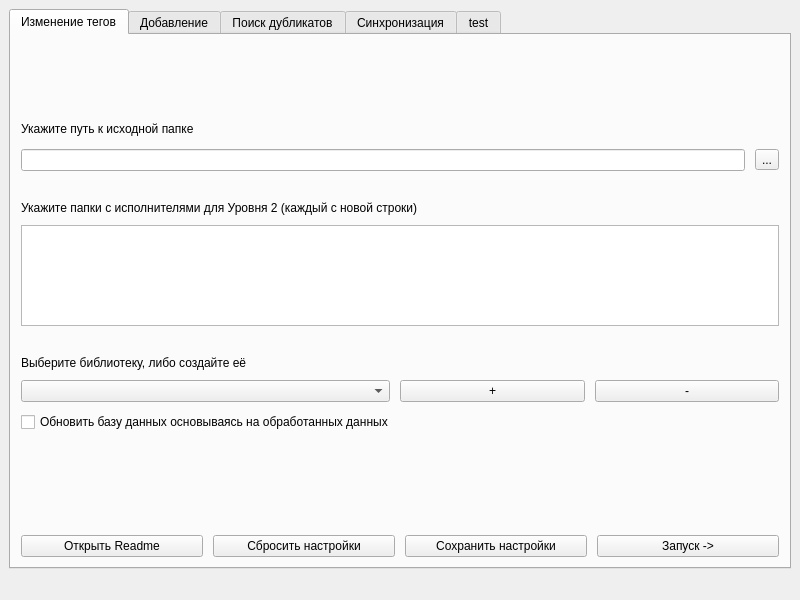
<?xml version="1.0" encoding="UTF-8"?>
<ui version="4.0">
 <class>MainWindow</class>
 <widget class="QMainWindow" name="MainWindow">
  <property name="geometry">
   <rect>
    <x>0</x>
    <y>0</y>
    <width>800</width>
    <height>600</height>
   </rect>
  </property>
  <property name="sizePolicy">
   <sizepolicy hsizetype="Fixed" vsizetype="Fixed">
    <horstretch>0</horstretch>
    <verstretch>0</verstretch>
   </sizepolicy>
  </property>
  <property name="minimumSize">
   <size>
    <width>800</width>
    <height>600</height>
   </size>
  </property>
  <property name="maximumSize">
   <size>
    <width>800</width>
    <height>600</height>
   </size>
  </property>
  <property name="windowTitle">
   <string>Tag Changer</string>
  </property>
  <property name="windowIcon">
   <iconset theme="QIcon::ThemeIcon::MediaTape">
    <normaloff>.</normaloff>.</iconset>
  </property>
  <widget class="QWidget" name="centralwidget">
   <layout class="QVBoxLayout" name="verticalLayout_5">
    <item>
     <widget class="QTabWidget" name="tabWidget">
      <property name="currentIndex">
       <number>0</number>
      </property>
      <widget class="QWidget" name="main_tab">
       <attribute name="title">
        <string>Изменение тегов</string>
       </attribute>
       <layout class="QVBoxLayout" name="verticalLayout_4" stretch="1,1,2,1,1,0">
        <property name="spacing">
         <number>10</number>
        </property>
        <property name="leftMargin">
         <number>0</number>
        </property>
        <property name="topMargin">
         <number>0</number>
        </property>
        <property name="rightMargin">
         <number>0</number>
        </property>
        <property name="bottomMargin">
         <number>0</number>
        </property>
        <item>
         <spacer name="verticalSpacer_9">
          <property name="orientation">
           <enum>Qt::Vertical</enum>
          </property>
          <property name="sizeHint" stdset="0">
           <size>
            <width>20</width>
            <height>40</height>
           </size>
          </property>
         </spacer>
        </item>
        <item>
         <layout class="QGridLayout" name="gridLayout">
          <property name="leftMargin">
           <number>10</number>
          </property>
          <property name="topMargin">
           <number>10</number>
          </property>
          <property name="rightMargin">
           <number>10</number>
          </property>
          <property name="bottomMargin">
           <number>10</number>
          </property>
          <item row="1" column="0">
           <widget class="QLineEdit" name="target_dir_field">
            <property name="tabletTracking">
             <bool>false</bool>
            </property>
            <property name="autoFillBackground">
             <bool>false</bool>
            </property>
            <property name="placeholderText">
             <string/>
            </property>
            <property name="clearButtonEnabled">
             <bool>false</bool>
            </property>
           </widget>
          </item>
          <item row="0" column="0">
           <widget class="QLabel" name="label">
            <property name="text">
             <string>Укажите путь к исходной папке</string>
            </property>
           </widget>
          </item>
          <item row="1" column="1">
           <widget class="QToolButton" name="target_dir_button">
            <property name="text">
             <string>...</string>
            </property>
           </widget>
          </item>
         </layout>
        </item>
        <item>
         <layout class="QGridLayout" name="gridLayout_2">
          <property name="leftMargin">
           <number>10</number>
          </property>
          <property name="topMargin">
           <number>10</number>
          </property>
          <property name="rightMargin">
           <number>10</number>
          </property>
          <property name="bottomMargin">
           <number>10</number>
          </property>
          <item row="0" column="0">
           <widget class="QLabel" name="label_2">
            <property name="text">
             <string>Укажите папки с исполнителями для Уровня 2 (каждый с новой строки)</string>
            </property>
           </widget>
          </item>
          <item row="1" column="0">
           <widget class="QTextEdit" name="artist_dir_field"/>
          </item>
         </layout>
        </item>
        <item>
         <layout class="QGridLayout" name="gridLayout_3" columnstretch="2,1,1">
          <property name="leftMargin">
           <number>10</number>
          </property>
          <property name="topMargin">
           <number>10</number>
          </property>
          <property name="rightMargin">
           <number>10</number>
          </property>
          <property name="bottomMargin">
           <number>10</number>
          </property>
          <item row="1" column="0">
           <widget class="QComboBox" name="library_field"/>
          </item>
          <item row="1" column="1">
           <widget class="QPushButton" name="add_lib_button">
            <property name="text">
             <string>+</string>
            </property>
           </widget>
          </item>
          <item row="1" column="2">
           <widget class="QPushButton" name="remove_lib_button">
            <property name="text">
             <string>-</string>
            </property>
           </widget>
          </item>
          <item row="2" column="0" colspan="3">
           <widget class="QCheckBox" name="update_lib_checkbox">
            <property name="text">
             <string>Обновить базу данных основываясь на обработанных данных</string>
            </property>
           </widget>
          </item>
          <item row="0" column="0" colspan="3">
           <widget class="QLabel" name="label_4">
            <property name="text">
             <string>Выберите библиотеку, либо создайте её</string>
            </property>
           </widget>
          </item>
         </layout>
        </item>
        <item>
         <spacer name="verticalSpacer_8">
          <property name="orientation">
           <enum>Qt::Vertical</enum>
          </property>
          <property name="sizeHint" stdset="0">
           <size>
            <width>20</width>
            <height>40</height>
           </size>
          </property>
         </spacer>
        </item>
        <item>
         <layout class="QGridLayout" name="gridLayout_5">
          <property name="leftMargin">
           <number>10</number>
          </property>
          <property name="topMargin">
           <number>10</number>
          </property>
          <property name="rightMargin">
           <number>10</number>
          </property>
          <property name="bottomMargin">
           <number>10</number>
          </property>
          <item row="0" column="1">
           <widget class="QPushButton" name="reset_button">
            <property name="text">
             <string>Сбросить настройки</string>
            </property>
           </widget>
          </item>
          <item row="0" column="2">
           <widget class="QPushButton" name="save_button">
            <property name="text">
             <string>Сохранить настройки</string>
            </property>
           </widget>
          </item>
          <item row="0" column="0">
           <widget class="QPushButton" name="readme_button">
            <property name="text">
             <string>Открыть Readme</string>
            </property>
           </widget>
          </item>
          <item row="0" column="3">
           <widget class="QPushButton" name="start_button">
            <property name="text">
             <string>Запуск -&gt;</string>
            </property>
           </widget>
          </item>
         </layout>
        </item>
       </layout>
      </widget>
      <widget class="QWidget" name="add_tab">
       <attribute name="title">
        <string>Добавление</string>
       </attribute>
       <layout class="QVBoxLayout" name="verticalLayout_2" stretch="1,1,1,0,2,0">
        <property name="spacing">
         <number>10</number>
        </property>
        <property name="leftMargin">
         <number>0</number>
        </property>
        <property name="topMargin">
         <number>0</number>
        </property>
        <property name="rightMargin">
         <number>0</number>
        </property>
        <property name="bottomMargin">
         <number>0</number>
        </property>
        <item>
         <spacer name="verticalSpacer_5">
          <property name="orientation">
           <enum>Qt::Vertical</enum>
          </property>
          <property name="sizeHint" stdset="0">
           <size>
            <width>20</width>
            <height>40</height>
           </size>
          </property>
         </spacer>
        </item>
        <item>
         <layout class="QGridLayout" name="gridLayout_7">
          <property name="leftMargin">
           <number>10</number>
          </property>
          <property name="topMargin">
           <number>10</number>
          </property>
          <property name="rightMargin">
           <number>10</number>
          </property>
          <property name="bottomMargin">
           <number>10</number>
          </property>
          <item row="1" column="0">
           <widget class="QLineEdit" name="to_dir_field">
            <property name="tabletTracking">
             <bool>false</bool>
            </property>
            <property name="autoFillBackground">
             <bool>false</bool>
            </property>
            <property name="placeholderText">
             <string/>
            </property>
            <property name="clearButtonEnabled">
             <bool>false</bool>
            </property>
           </widget>
          </item>
          <item row="1" column="1">
           <widget class="QToolButton" name="to_dir_button">
            <property name="text">
             <string>...</string>
            </property>
           </widget>
          </item>
          <item row="0" column="0">
           <widget class="QLabel" name="label_6">
            <property name="text">
             <string>Укажите папку, в которую хотите переместить новый файлы</string>
            </property>
           </widget>
          </item>
         </layout>
        </item>
        <item>
         <layout class="QGridLayout" name="gridLayout_8">
          <property name="leftMargin">
           <number>10</number>
          </property>
          <property name="topMargin">
           <number>10</number>
          </property>
          <property name="rightMargin">
           <number>10</number>
          </property>
          <property name="bottomMargin">
           <number>10</number>
          </property>
          <item row="1" column="0">
           <widget class="QLineEdit" name="from_dir_field">
            <property name="tabletTracking">
             <bool>false</bool>
            </property>
            <property name="autoFillBackground">
             <bool>false</bool>
            </property>
            <property name="placeholderText">
             <string/>
            </property>
            <property name="clearButtonEnabled">
             <bool>false</bool>
            </property>
           </widget>
          </item>
          <item row="0" column="0">
           <widget class="QLabel" name="label_7">
            <property name="text">
             <string>Укажите папку, из которой хотите забрать новые файлы</string>
            </property>
           </widget>
          </item>
          <item row="1" column="1">
           <widget class="QToolButton" name="from_dir_button">
            <property name="text">
             <string>...</string>
            </property>
           </widget>
          </item>
         </layout>
        </item>
        <item>
         <layout class="QGridLayout" name="gridLayout_6" columnstretch="2,1">
          <property name="leftMargin">
           <number>10</number>
          </property>
          <property name="topMargin">
           <number>10</number>
          </property>
          <property name="rightMargin">
           <number>10</number>
          </property>
          <property name="bottomMargin">
           <number>10</number>
          </property>
          <item row="1" column="0">
           <widget class="QComboBox" name="add_lib_field"/>
          </item>
          <item row="0" column="0" colspan="2">
           <widget class="QLabel" name="label_5">
            <property name="text">
             <string>Выберите библиотеку, в которую добавятся новые элементы</string>
            </property>
           </widget>
          </item>
         </layout>
        </item>
        <item>
         <spacer name="verticalSpacer_2">
          <property name="orientation">
           <enum>Qt::Vertical</enum>
          </property>
          <property name="sizeHint" stdset="0">
           <size>
            <width>20</width>
            <height>40</height>
           </size>
          </property>
         </spacer>
        </item>
        <item>
         <layout class="QGridLayout" name="gridLayout_9">
          <property name="leftMargin">
           <number>10</number>
          </property>
          <property name="topMargin">
           <number>10</number>
          </property>
          <property name="rightMargin">
           <number>10</number>
          </property>
          <property name="bottomMargin">
           <number>10</number>
          </property>
          <item row="0" column="2">
           <widget class="QPushButton" name="save_button_2">
            <property name="text">
             <string>Сохранить настройки</string>
            </property>
           </widget>
          </item>
          <item row="0" column="3">
           <widget class="QPushButton" name="start_button_2">
            <property name="text">
             <string>Запуск -&gt;</string>
            </property>
           </widget>
          </item>
          <item row="0" column="0">
           <widget class="QPushButton" name="readme_button_2">
            <property name="text">
             <string>Открыть Readme</string>
            </property>
           </widget>
          </item>
          <item row="0" column="1">
           <widget class="QPushButton" name="reset_button_2">
            <property name="text">
             <string>Сбросить настройки</string>
            </property>
           </widget>
          </item>
         </layout>
        </item>
       </layout>
      </widget>
      <widget class="QWidget" name="duplicates_tab">
       <attribute name="title">
        <string>Поиск дубликатов</string>
       </attribute>
       <layout class="QVBoxLayout" name="verticalLayout" stretch="1,1,1,1,2,0">
        <property name="spacing">
         <number>10</number>
        </property>
        <property name="leftMargin">
         <number>0</number>
        </property>
        <property name="topMargin">
         <number>0</number>
        </property>
        <property name="rightMargin">
         <number>0</number>
        </property>
        <property name="bottomMargin">
         <number>0</number>
        </property>
        <item>
         <spacer name="verticalSpacer_4">
          <property name="orientation">
           <enum>Qt::Vertical</enum>
          </property>
          <property name="sizeHint" stdset="0">
           <size>
            <width>20</width>
            <height>40</height>
           </size>
          </property>
         </spacer>
        </item>
        <item>
         <layout class="QGridLayout" name="gridLayout_13">
          <property name="leftMargin">
           <number>10</number>
          </property>
          <property name="topMargin">
           <number>10</number>
          </property>
          <property name="rightMargin">
           <number>10</number>
          </property>
          <property name="bottomMargin">
           <number>10</number>
          </property>
          <item row="1" column="1">
           <widget class="QToolButton" name="target_dir_button_3">
            <property name="text">
             <string>...</string>
            </property>
           </widget>
          </item>
          <item row="0" column="0">
           <widget class="QLabel" name="label_9">
            <property name="text">
             <string>Укажите папку, связанную с библиотекой</string>
            </property>
           </widget>
          </item>
          <item row="1" column="0">
           <widget class="QLineEdit" name="duplicates_dir_field">
            <property name="tabletTracking">
             <bool>false</bool>
            </property>
            <property name="autoFillBackground">
             <bool>false</bool>
            </property>
            <property name="placeholderText">
             <string/>
            </property>
            <property name="clearButtonEnabled">
             <bool>false</bool>
            </property>
           </widget>
          </item>
         </layout>
        </item>
        <item>
         <layout class="QGridLayout" name="gridLayout_12" columnstretch="2,1">
          <property name="leftMargin">
           <number>10</number>
          </property>
          <property name="topMargin">
           <number>10</number>
          </property>
          <property name="rightMargin">
           <number>10</number>
          </property>
          <property name="bottomMargin">
           <number>10</number>
          </property>
          <item row="0" column="0" colspan="2">
           <widget class="QLabel" name="label_8">
            <property name="text">
             <string>Выберите библиотеку, в которой хотите найти дубликаты</string>
            </property>
           </widget>
          </item>
          <item row="1" column="0">
           <widget class="QComboBox" name="duplicates_lib_field"/>
          </item>
         </layout>
        </item>
        <item>
         <spacer name="verticalSpacer_7">
          <property name="orientation">
           <enum>Qt::Vertical</enum>
          </property>
          <property name="sizeHint" stdset="0">
           <size>
            <width>20</width>
            <height>40</height>
           </size>
          </property>
         </spacer>
        </item>
        <item>
         <spacer name="verticalSpacer_3">
          <property name="orientation">
           <enum>Qt::Vertical</enum>
          </property>
          <property name="sizeHint" stdset="0">
           <size>
            <width>20</width>
            <height>40</height>
           </size>
          </property>
         </spacer>
        </item>
        <item>
         <layout class="QGridLayout" name="gridLayout_10">
          <property name="leftMargin">
           <number>10</number>
          </property>
          <property name="topMargin">
           <number>10</number>
          </property>
          <property name="rightMargin">
           <number>10</number>
          </property>
          <property name="bottomMargin">
           <number>10</number>
          </property>
          <item row="0" column="2">
           <widget class="QPushButton" name="save_button_3">
            <property name="text">
             <string>Сохранить настройки</string>
            </property>
           </widget>
          </item>
          <item row="0" column="3">
           <widget class="QPushButton" name="start_button_3">
            <property name="text">
             <string>Запуск -&gt;</string>
            </property>
           </widget>
          </item>
          <item row="0" column="0">
           <widget class="QPushButton" name="readme_button_3">
            <property name="text">
             <string>Открыть Readme</string>
            </property>
            <property name="checkable">
             <bool>false</bool>
            </property>
            <property name="checked">
             <bool>false</bool>
            </property>
            <property name="autoDefault">
             <bool>false</bool>
            </property>
            <property name="default">
             <bool>false</bool>
            </property>
            <property name="flat">
             <bool>false</bool>
            </property>
           </widget>
          </item>
          <item row="0" column="1">
           <widget class="QPushButton" name="reset_button_3">
            <property name="text">
             <string>Сбросить настройки</string>
            </property>
           </widget>
          </item>
         </layout>
        </item>
       </layout>
      </widget>
      <widget class="QWidget" name="sync_tab">
       <attribute name="title">
        <string>Синхронизация</string>
       </attribute>
       <layout class="QVBoxLayout" name="verticalLayout_3" stretch="1,1,1,2,1,0">
        <property name="spacing">
         <number>10</number>
        </property>
        <property name="leftMargin">
         <number>0</number>
        </property>
        <property name="topMargin">
         <number>0</number>
        </property>
        <property name="rightMargin">
         <number>0</number>
        </property>
        <property name="bottomMargin">
         <number>0</number>
        </property>
        <item>
         <spacer name="verticalSpacer_6">
          <property name="orientation">
           <enum>Qt::Vertical</enum>
          </property>
          <property name="sizeHint" stdset="0">
           <size>
            <width>20</width>
            <height>63</height>
           </size>
          </property>
         </spacer>
        </item>
        <item>
         <layout class="QGridLayout" name="gridLayout_14">
          <property name="leftMargin">
           <number>10</number>
          </property>
          <property name="topMargin">
           <number>10</number>
          </property>
          <property name="rightMargin">
           <number>10</number>
          </property>
          <property name="bottomMargin">
           <number>10</number>
          </property>
          <item row="0" column="0">
           <widget class="QLabel" name="label_10">
            <property name="text">
             <string>Укажите путь к папке 1</string>
            </property>
           </widget>
          </item>
          <item row="1" column="0">
           <widget class="QLineEdit" name="sync_dir_field_1">
            <property name="tabletTracking">
             <bool>false</bool>
            </property>
            <property name="autoFillBackground">
             <bool>false</bool>
            </property>
            <property name="placeholderText">
             <string/>
            </property>
            <property name="clearButtonEnabled">
             <bool>false</bool>
            </property>
           </widget>
          </item>
          <item row="1" column="1">
           <widget class="QToolButton" name="sync_dir_button_1">
            <property name="text">
             <string>...</string>
            </property>
           </widget>
          </item>
         </layout>
        </item>
        <item>
         <layout class="QGridLayout" name="gridLayout_15">
          <property name="leftMargin">
           <number>10</number>
          </property>
          <property name="topMargin">
           <number>10</number>
          </property>
          <property name="rightMargin">
           <number>10</number>
          </property>
          <property name="bottomMargin">
           <number>10</number>
          </property>
          <item row="1" column="0">
           <widget class="QLineEdit" name="sync_dir_field_2">
            <property name="tabletTracking">
             <bool>false</bool>
            </property>
            <property name="autoFillBackground">
             <bool>false</bool>
            </property>
            <property name="placeholderText">
             <string/>
            </property>
            <property name="clearButtonEnabled">
             <bool>false</bool>
            </property>
           </widget>
          </item>
          <item row="0" column="0">
           <widget class="QLabel" name="label_11">
            <property name="text">
             <string>Укажите путь к папке 2</string>
            </property>
           </widget>
          </item>
          <item row="1" column="1">
           <widget class="QToolButton" name="sync_dir_button_2">
            <property name="text">
             <string>...</string>
            </property>
           </widget>
          </item>
         </layout>
        </item>
        <item>
         <layout class="QGridLayout" name="gridLayout_16" columnstretch="1,2">
          <property name="leftMargin">
           <number>10</number>
          </property>
          <property name="topMargin">
           <number>10</number>
          </property>
          <property name="rightMargin">
           <number>10</number>
          </property>
          <property name="bottomMargin">
           <number>10</number>
          </property>
          <item row="2" column="0">
           <widget class="QLabel" name="label_14">
            <property name="text">
             <string>Библиотека папки 2</string>
            </property>
           </widget>
          </item>
          <item row="1" column="0">
           <widget class="QLabel" name="label_13">
            <property name="text">
             <string>Библиотека папки 1</string>
            </property>
           </widget>
          </item>
          <item row="0" column="0" colspan="2">
           <widget class="QLabel" name="label_12">
            <property name="text">
             <string>Выберите библиотеки для синхронизации</string>
            </property>
           </widget>
          </item>
          <item row="1" column="1">
           <widget class="QComboBox" name="sync_lib_field_1"/>
          </item>
          <item row="2" column="1">
           <widget class="QComboBox" name="sync_lib_field_2">
            <property name="placeholderText">
             <string/>
            </property>
           </widget>
          </item>
         </layout>
        </item>
        <item>
         <spacer name="verticalSpacer">
          <property name="orientation">
           <enum>Qt::Vertical</enum>
          </property>
          <property name="sizeHint" stdset="0">
           <size>
            <width>20</width>
            <height>129</height>
           </size>
          </property>
         </spacer>
        </item>
        <item>
         <layout class="QGridLayout" name="gridLayout_11">
          <property name="leftMargin">
           <number>10</number>
          </property>
          <property name="topMargin">
           <number>10</number>
          </property>
          <property name="rightMargin">
           <number>10</number>
          </property>
          <property name="bottomMargin">
           <number>10</number>
          </property>
          <item row="0" column="2">
           <widget class="QPushButton" name="save_button_4">
            <property name="text">
             <string>Сохранить настройки</string>
            </property>
           </widget>
          </item>
          <item row="0" column="3">
           <widget class="QPushButton" name="start_button_4">
            <property name="text">
             <string>Запуск -&gt;</string>
            </property>
           </widget>
          </item>
          <item row="0" column="0">
           <widget class="QPushButton" name="readme_button_4">
            <property name="text">
             <string>Открыть Readme</string>
            </property>
           </widget>
          </item>
          <item row="0" column="1">
           <widget class="QPushButton" name="reset_button_4">
            <property name="text">
             <string>Сбросить настройки</string>
            </property>
           </widget>
          </item>
         </layout>
        </item>
       </layout>
      </widget>
      <widget class="QWidget" name="tab_5">
       <attribute name="title">
        <string>test</string>
       </attribute>
       <widget class="QTreeWidget" name="treeWidget">
        <property name="geometry">
         <rect>
          <x>410</x>
          <y>70</y>
          <width>256</width>
          <height>192</height>
         </rect>
        </property>
        <column>
         <property name="text">
          <string>1</string>
         </property>
        </column>
        <item>
         <property name="text">
          <string>Новый элемент1</string>
         </property>
         <item>
          <property name="text">
           <string>Новый дочерний элемент11</string>
          </property>
         </item>
         <item>
          <property name="text">
           <string>Новый дочерний элемент12</string>
          </property>
         </item>
         <item>
          <property name="text">
           <string>Новый дочерний элемент13</string>
          </property>
         </item>
        </item>
        <item>
         <property name="text">
          <string>Новый элемент2</string>
         </property>
         <item>
          <property name="text">
           <string>Новый дочерний элемент21</string>
          </property>
         </item>
         <item>
          <property name="text">
           <string>Новый дочерний элемент22</string>
          </property>
         </item>
        </item>
        <item>
         <property name="text">
          <string>Новый элемент3</string>
         </property>
        </item>
        <item>
         <property name="text">
          <string>Новый элемент4</string>
         </property>
        </item>
       </widget>
       <widget class="QTabWidget" name="tabWidget_2">
        <property name="geometry">
         <rect>
          <x>590</x>
          <y>290</y>
          <width>127</width>
          <height>191</height>
         </rect>
        </property>
        <property name="autoFillBackground">
         <bool>false</bool>
        </property>
        <property name="tabPosition">
         <enum>QTabWidget::North</enum>
        </property>
        <property name="tabShape">
         <enum>QTabWidget::Rounded</enum>
        </property>
        <property name="currentIndex">
         <number>0</number>
        </property>
        <property name="usesScrollButtons">
         <bool>false</bool>
        </property>
        <property name="documentMode">
         <bool>false</bool>
        </property>
        <property name="tabsClosable">
         <bool>false</bool>
        </property>
        <property name="movable">
         <bool>false</bool>
        </property>
        <property name="tabBarAutoHide">
         <bool>false</bool>
        </property>
        <widget class="QWidget" name="tab_6">
         <attribute name="title">
          <string>Tab 1</string>
         </attribute>
        </widget>
        <widget class="QWidget" name="tab_7">
         <attribute name="title">
          <string>Tab 2</string>
         </attribute>
        </widget>
       </widget>
       <widget class="QListWidget" name="listWidget">
        <property name="geometry">
         <rect>
          <x>100</x>
          <y>150</y>
          <width>256</width>
          <height>192</height>
         </rect>
        </property>
        <property name="dragEnabled">
         <bool>true</bool>
        </property>
        <property name="dragDropOverwriteMode">
         <bool>true</bool>
        </property>
        <property name="alternatingRowColors">
         <bool>true</bool>
        </property>
        <item>
         <property name="text">
          <string>Новый элемент</string>
         </property>
        </item>
        <item>
         <property name="text">
          <string>Новый элемент 1</string>
         </property>
        </item>
        <item>
         <property name="text">
          <string>Новый элемент 2</string>
         </property>
        </item>
       </widget>
      </widget>
     </widget>
    </item>
   </layout>
  </widget>
  <widget class="QMenuBar" name="menubar">
   <property name="geometry">
    <rect>
     <x>0</x>
     <y>0</y>
     <width>800</width>
     <height>23</height>
    </rect>
   </property>
   <property name="defaultUp">
    <bool>false</bool>
   </property>
  </widget>
  <widget class="QStatusBar" name="statusBar">
   <property name="minimumSize">
    <size>
     <width>800</width>
     <height>22</height>
    </size>
   </property>
   <property name="maximumSize">
    <size>
     <width>800</width>
     <height>22</height>
    </size>
   </property>
   <property name="sizeGripEnabled">
    <bool>false</bool>
   </property>
  </widget>
 </widget>
 <tabstops>
  <tabstop>tabWidget</tabstop>
  <tabstop>target_dir_field</tabstop>
  <tabstop>artist_dir_field</tabstop>
  <tabstop>library_field</tabstop>
  <tabstop>update_lib_checkbox</tabstop>
  <tabstop>reset_button</tabstop>
  <tabstop>save_button</tabstop>
  <tabstop>start_button</tabstop>
  <tabstop>add_lib_button</tabstop>
  <tabstop>remove_lib_button</tabstop>
  <tabstop>readme_button</tabstop>
  <tabstop>to_dir_field</tabstop>
  <tabstop>add_lib_field</tabstop>
  <tabstop>to_dir_button</tabstop>
  <tabstop>from_dir_field</tabstop>
  <tabstop>from_dir_button</tabstop>
  <tabstop>save_button_2</tabstop>
  <tabstop>start_button_2</tabstop>
  <tabstop>readme_button_2</tabstop>
  <tabstop>reset_button_2</tabstop>
  <tabstop>duplicates_dir_field</tabstop>
  <tabstop>target_dir_button_3</tabstop>
  <tabstop>duplicates_lib_field</tabstop>
  <tabstop>save_button_3</tabstop>
  <tabstop>start_button_3</tabstop>
  <tabstop>readme_button_3</tabstop>
  <tabstop>reset_button_3</tabstop>
  <tabstop>sync_dir_field_1</tabstop>
  <tabstop>sync_dir_button_1</tabstop>
  <tabstop>sync_dir_field_2</tabstop>
  <tabstop>sync_dir_button_2</tabstop>
  <tabstop>sync_lib_field_1</tabstop>
  <tabstop>sync_lib_field_2</tabstop>
  <tabstop>save_button_4</tabstop>
  <tabstop>start_button_4</tabstop>
  <tabstop>readme_button_4</tabstop>
  <tabstop>reset_button_4</tabstop>
  <tabstop>treeWidget</tabstop>
  <tabstop>tabWidget_2</tabstop>
  <tabstop>listWidget</tabstop>
 </tabstops>
 <resources/>
 <connections/>
</ui>
